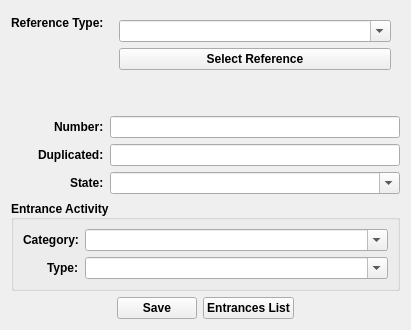
                                          <widget class="QWidget" name="scrollAreaWidgetContents_3">
                                            <layout class="QFormLayout" name="formLayout_3">
                                              <property name="labelAlignment"><set>Qt::AlignRight</set></property><item row="0" column="0">
                                                <widget class="QLabel" name="label_40">
                                                  <property name="font">
                                                    <font>
                                                      <weight>75</weight>
                                                      <bold>true</bold>
                                                    </font>
                                                  </property>
                                                  <property name="text">
                                                    <string>Reference Type:</string>
                                                  </property>
                                                </widget>
                                              </item>
                                              <item row="0" column="1">
                                                <widget class="QFrame" name="frame_10_ref_sel">
                                                  <property name="minimumSize">
                                                    <size>
                                                      <width>290</width>
                                                      <height>80</height>
                                                    </size>
                                                  </property>
                                                  <property name="frameShape">
                                                    <enum>QFrame::NoFrame</enum>
                                                  </property>
                                                  <property name="frameShadow">
                                                    <enum>QFrame::Raised</enum>
                                                  </property>
                                                  <layout class="QVBoxLayout" name="verticalLayout_12">
                                                    <item>
                                                      <widget class="QComboBox" name="road_ref">
                                                        <property name="editable">
                                                          <bool>true</bool>
                                                        </property>
                                                      </widget>
                                                    </item>
                                                    <item>
                                                      <widget class="QPushButton" name="select_road_ref">
                                                        <property name="font">
                                                          <font>
                                                            <weight>75</weight>
                                                            <bold>true</bold>
                                                          </font>
                                                        </property>
                                                        <property name="text">
                                                          <string>Select Reference</string>
                                                        </property>
                                                        <property name="icon">
                                                          <iconset>
                                                            <normaloff>../icons/icons8-select-50.png</normaloff>../icons/icons8-select-50.png</iconset>
                                                        </property>
                                                      </widget>
                                                    </item>
                                                    <item>
                                                      <widget class="QFrame" name="frame_13">
                                                        <property name="frameShape">
                                                          <enum>QFrame::NoFrame</enum>
                                                        </property>
                                                        <property name="frameShadow">
                                                          <enum>QFrame::Raised</enum>
                                                        </property>
                                                        <layout class="QVBoxLayout" name="verticalLayout_16">
                                                          <property name="leftMargin">
                                                            <number>0</number>
                                                          </property>
                                                          <property name="topMargin">
                                                            <number>0</number>
                                                          </property>
                                                          <property name="rightMargin">
                                                            <number>0</number>
                                                          </property>
                                                          <property name="bottomMargin">
                                                            <number>0</number>
                                                          </property>
                                                          <item>
                                                            <widget class="QLabel" name="ref_name">
                                                              <property name="minimumSize">
                                                                <size>
                                                                  <width>0</width>
                                                                  <height>25</height>
                                                                </size>
                                                              </property>
                                                              <property name="font">
                                                                <font>
                                                                  <weight>75</weight>
                                                                  <bold>true</bold>
                                                                </font>
                                                              </property>
                                                              <property name="frameShape">
                                                                <enum>QFrame::NoFrame</enum>
                                                              </property>
                                                              <property name="text">
                                                                <string />
                                                              </property>
                                                              <property name="wordWrap">
                                                                <bool>true</bool>
                                                              </property>
                                                            </widget>
                                                          </item>
                                                        </layout>
                                                      </widget>
                                                    </item>
                                                  </layout>
                                                </widget>
                                              </item>
                                              <item row="1" column="0">
                                                <widget class="QLabel" name="label_34">
                                                  <property name="font">
                                                    <font>
                                                      <weight>75</weight>
                                                      <bold>true</bold>
                                                    </font>
                                                  </property>
                                                  <property name="text">
                                                    <string>Number:</string>
                                                  </property>
                                                </widget>
                                              </item>
                                              <item row="1" column="1">
                                                <widget class="QLineEdit" name="num_val">
                                                  <property name="clearButtonEnabled">
                                                    <bool>false</bool>
                                                  </property>
                                                </widget>
                                              </item>
                                              <item row="2" column="0">
                                                <widget class="QLabel" name="label_38">
                                                  <property name="font">
                                                    <font>
                                                      <weight>75</weight>
                                                      <bold>true</bold>
                                                    </font>
                                                  </property>
                                                  <property name="text">
                                                    <string>Duplicated:</string>
                                                  </property>
                                                </widget>
                                              </item>
                                              <item row="2" column="1">
                                                <widget class="QLineEdit" name="repetition">
                                                  <property name="placeholderText">
                                                    <string />
                                                  </property>
                                                </widget>
                                              </item>
                                              <item row="3" column="0">
                                                <widget class="QLabel" name="label_16">
                                                  <property name="font">
                                                    <font>
                                                      <weight>75</weight>
                                                      <bold>true</bold>
                                                    </font>
                                                  </property>
                                                  <property name="text">
                                                    <string>State:</string>
                                                  </property>
                                                </widget>
                                              </item>
                                              <item row="3" column="1">
                                                <widget class="QComboBox" name="num_state">
                                                  <property name="editable">
                                                    <bool>true</bool>
                                                  </property>
                                                  <property name="currentIndex">
                                                    <number>-1</number>
                                                  </property>
                                                </widget>
                                              </item>
                                              <item row="4" column="0" colspan="2">
                                                <widget class="QGroupBox" name="groupBox_8_entrance">
                                                  <property name="minimumSize">
                                                    <size>
                                                      <width>0</width>
                                                      <height>80</height>
                                                    </size>
                                                  </property>
                                                  <property name="font">
                                                    <font>
                                                      <weight>75</weight>
                                                      <bold>true</bold>
                                                    </font>
                                                  </property>
                                                  <property name="title">
                                                    <string>Entrance Activity</string>
                                                  </property>
                                                  <property name="alignment">
                                                    <set>Qt::AlignLeading|Qt::AlignLeft|Qt::AlignVCenter</set>
                                                  </property>
                                                  <layout class="QVBoxLayout" name="verticalLayout_29">
                                                    <item>
                                                      <layout class="QFormLayout" name="formLayout_4">
                                                        <property name="labelAlignment"><set>Qt::AlignRight</set></property><item row="0" column="0">
                                                          <widget class="QLabel" name="label_35">
                                                            <property name="font">
                                                              <font>
                                                                <weight>75</weight>
                                                                <bold>true</bold>
                                                              </font>
                                                            </property>
                                                            <property name="text">
                                                              <string>Category:</string>
                                                            </property>
                                                          </widget>
                                                        </item>
                                                        <item row="0" column="1">
                                                          <widget class="QComboBox" name="activity_cat">
                                                            <property name="editable">
                                                              <bool>true</bool>
                                                            </property>
                                                          </widget>
                                                        </item>
                                                        <item row="1" column="0">
                                                          <widget class="QLabel" name="label_36_act_type">
                                                            <property name="font">
                                                              <font>
                                                                <weight>75</weight>
                                                                <bold>true</bold>
                                                              </font>
                                                            </property>
                                                            <property name="text">
                                                              <string>Type:</string>
                                                            </property>
                                                          </widget>
                                                        </item>
                                                        <item row="1" column="1">
                                                          <widget class="QComboBox" name="activity_type">
                                                            <property name="editable">
                                                              <bool>true</bool>
                                                            </property>
                                                          </widget>
                                                        </item>
                                                      </layout>
                                                    </item>
                                                  </layout>
                                                </widget>
                                              </item>
                                              <item row="5" column="0" colspan="2">
                                                <layout class="QHBoxLayout" name="horizontalLayout_15">
                                                  <item><spacer name="hs_horizontalLayout_15_left"><property name="orientation"><enum>Qt::Horizontal</enum></property><property name="sizeHint" stdset="0"><size><width>40</width><height>20</height></size></property></spacer></item><item>
                                                    <widget class="QPushButton" name="submit_num">
                                                      <property name="font">
                                                        <font>
                                                          <weight>75</weight>
                                                          <bold>true</bold>
                                                        </font>
                                                      </property>
                                                      <property name="toolTip">
                                                        <string>Save information and geometry in the database</string>
                                                      </property>
                                                      <property name="text">
                                                        <string>Save</string>
                                                      </property>
                                                      <property name="icon">
                                                        <iconset>
                                                          <normaloff>../icons/icons8-save-50.png</normaloff>../icons/icons8-save-50.png</iconset>
                                                      </property>
                                                    </widget>
                                                  </item>
                                                  <item>
                                                    <widget class="QPushButton" name="list_nums">
                                                      <property name="font">
                                                        <font>
                                                          <weight>75</weight>
                                                          <bold>true</bold>
                                                        </font>
                                                      </property>
                                                      <property name="toolTip">
                                                        <string>Save information and geometry in the database</string>
                                                      </property>
                                                      <property name="text">
                                                        <string>Entrances List</string>
                                                      </property>
                                                      <property name="icon">
                                                        <iconset>
                                                          <normaloff>../icons/icons8-list-50.png</normaloff>../icons/icons8-list-50.png</iconset>
                                                      </property>
                                                    </widget>
                                                  </item>
                                                <item><spacer name="hs_horizontalLayout_15_right"><property name="orientation"><enum>Qt::Horizontal</enum></property><property name="sizeHint" stdset="0"><size><width>40</width><height>20</height></size></property></spacer></item></layout>
                                              </item>
                                            </layout>
                                          </widget>
